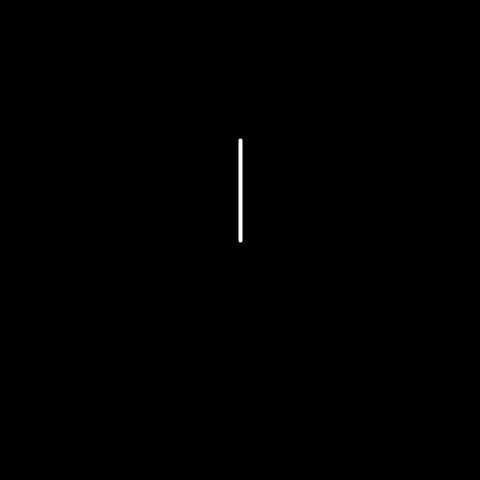
Frame 1 (no input)
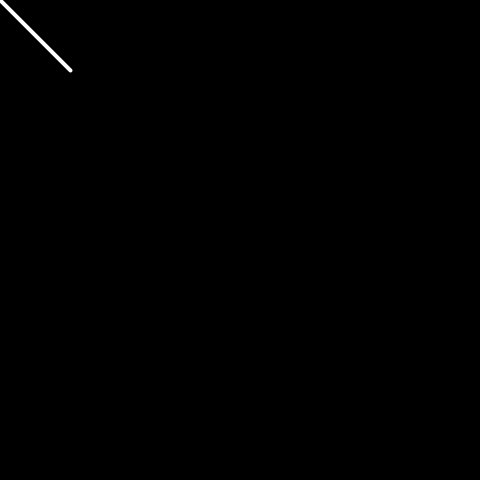
Frame 60 (the mouse pressed at the canvas centre just before this capture)
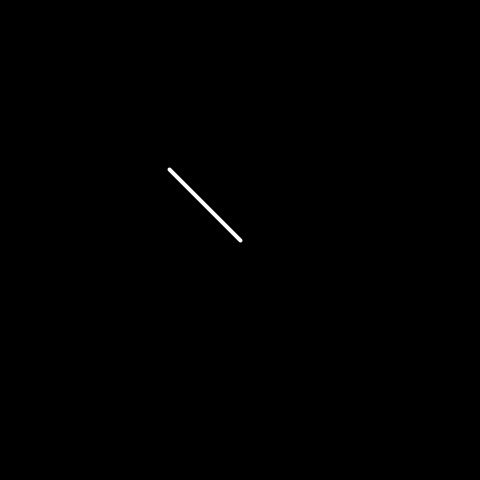
Frame 120 (the mouse held since frame 60 and released just before this capture)

The Processing sketch that drew these frames (run headless with seeded random() and noise(); from frame 60 on, the mouse is pressed at the canvas centre):

// Processing sketch: Follow_Mouse
// ── Follow_Mouse.pde
Segment seg;

void setup()
{
 size(480, 480);
 
 seg = new Segment(new PVector(width/2, height/2), 
  new PVector(width/2, (height/2)-100));
}

void draw()
{
 background(0);
 stroke(255);
 strokeWeight(4);
 
 seg.render();
 seg.follow(mouseX, mouseY);
}

// ── Segment.pde
class Segment
{
 PVector p1, p2;
 int len;
 float angle;
 
 Segment(PVector p1, PVector p2)
 {
  this.p1 = p1;
  this.p2 = p2;
  len = (int)(p1.y - p2.y);
 }
 
 void calcP2()
 {
  float dx = len * cos(angle);
  float dy = len * sin(angle);
  p2.set(p1.x + dx, p1.y + dy);
 }
 
 void follow(float x, float y)
 {
  //this spins it
  PVector target = new PVector(x, y); 
  PVector dir = PVector.sub(target, p1);
  angle = dir.heading();
  
  //this moves p1
  dir.setMag(len);
  dir.mult(-1);
  p1 = PVector.add(target, dir);
  
  //this moves p2
  calcP2();
 }
  
 void render()
 {
  line(p1.x, p1.y, p2.x, p2.y);
 }
}
